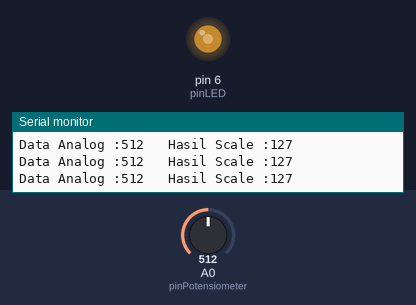
The sketch below on a simulated Arduino Uno, built with avr-gcc and run on an emulated ATmega328P. Shown: output pins drawn as LEDs (lit = HIGH), the last lines printed to the serial monitor. The test bench sets the inputs (shaded band); at power-on: A0 (pinPotensiometer) = 512.

Above: at 1.2 s.
1.3 s: A0 (pinPotensiometer) set to 411
At 2.7 s:
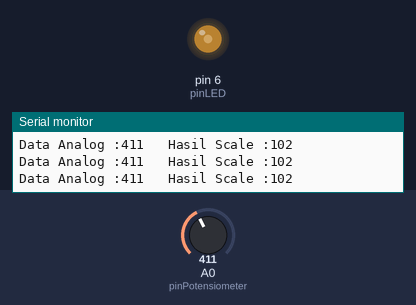
4.3 s: A0 (pinPotensiometer) set to 387
At 4.8 s:
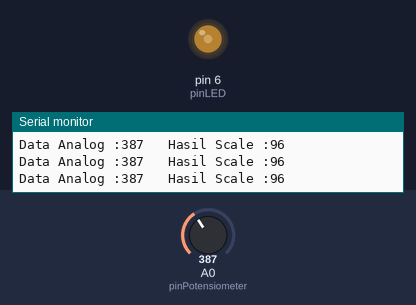
7.3 s: A0 (pinPotensiometer) set to 716
At 8.4 s:
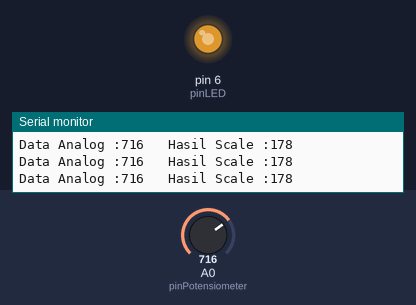
8.8 s: A0 (pinPotensiometer) set to 987
At 9.4 s:
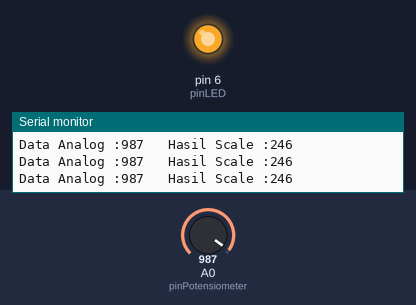
10.3 s: A0 (pinPotensiometer) set to 1010
At 10.8 s:
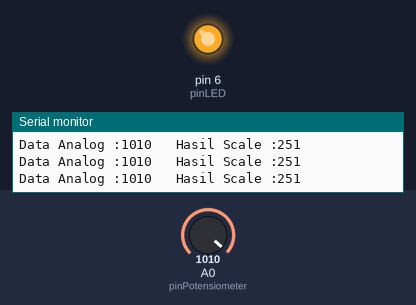
13.3 s: A0 (pinPotensiometer) set to 122
At 13.7 s:
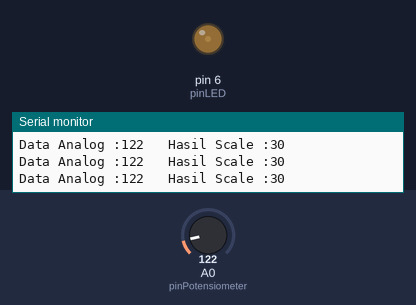
Timing chart, 0 to 15.8 s (numbered marks = the images above; inputs shaded):
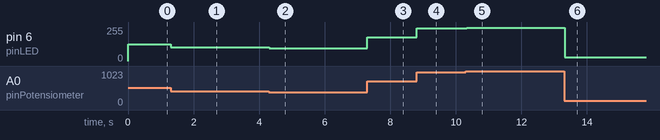

Measured:
- after the input at 1.3 s, pin 6 (pinLED): 127/255 → 102/255 at once
- after the input at 4.3 s, pin 6 (pinLED): 102/255 → 96/255 at once
- after the input at 7.3 s, pin 6 (pinLED): 96/255 → 178/255 at once
- after the input at 8.8 s, pin 6 (pinLED): 178/255 → 246/255 at once
- after the input at 10.3 s, pin 6 (pinLED): 246/255 → 251/255 at once
- after the input at 13.3 s, pin 6 (pinLED): 251/255 → 30/255 at once

The sketch:

kecerahan_LED.ino
```cpp
#define pinPotensiometer A0
#define pinLED 6
int bacaDataAnalog = 0;
int dataScale = 0;

void setup() {
  // put your setup code here, to run once:
  Serial.begin(9600);
  pinMode(pinLED, OUTPUT);
}

void loop() {
  // put your main code here, to run repeatedly:
  bacaDataAnalog = analogRead(pinPotensiometer);
  dataScale = map(bacaDataAnalog, 0, 1023, 0, 255);
  analogWrite(pinLED, dataScale);
  Serial.print("Data Analog :");
  Serial.print(bacaDataAnalog);
  Serial.print("   ");
  Serial.print("Hasil Scale :");
  Serial.print(dataScale);
  Serial.println("   ");
}
```
